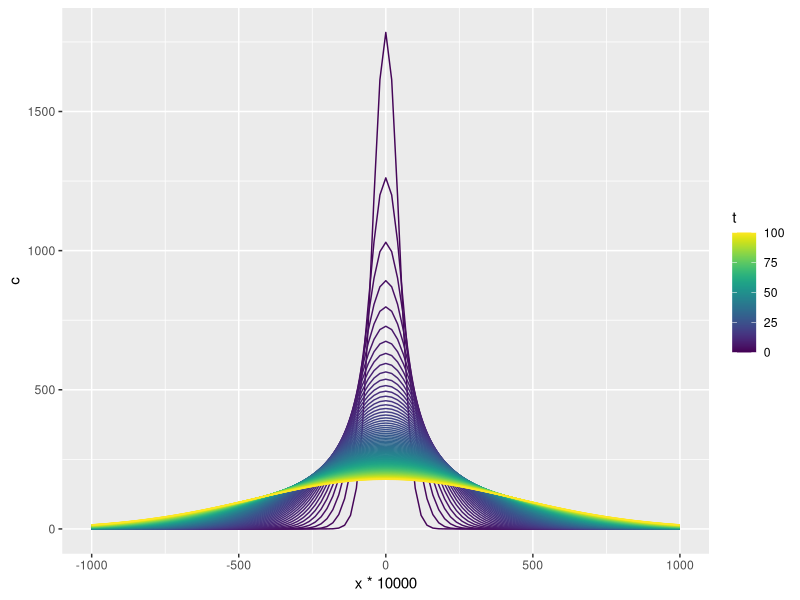
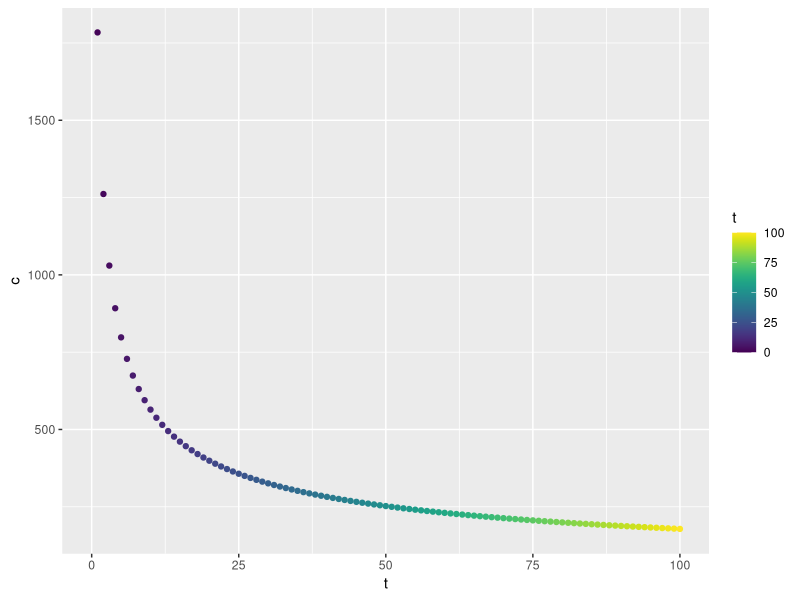
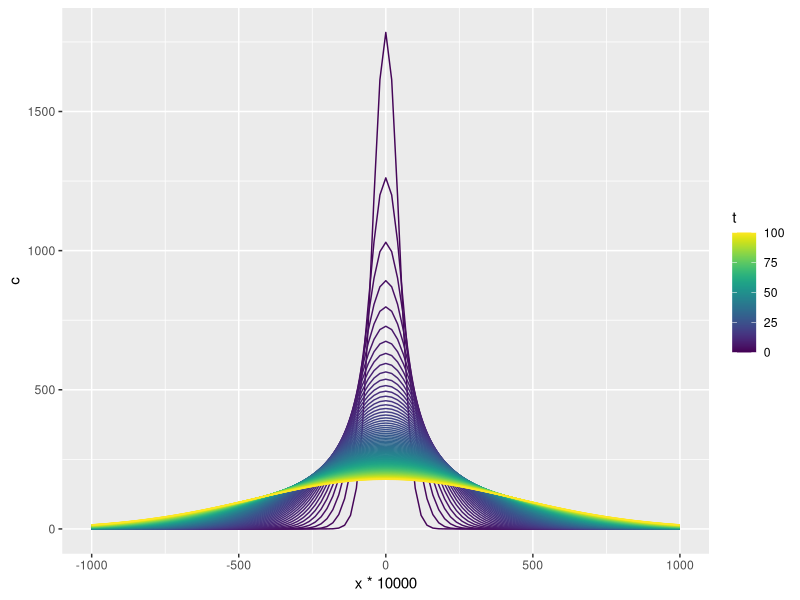
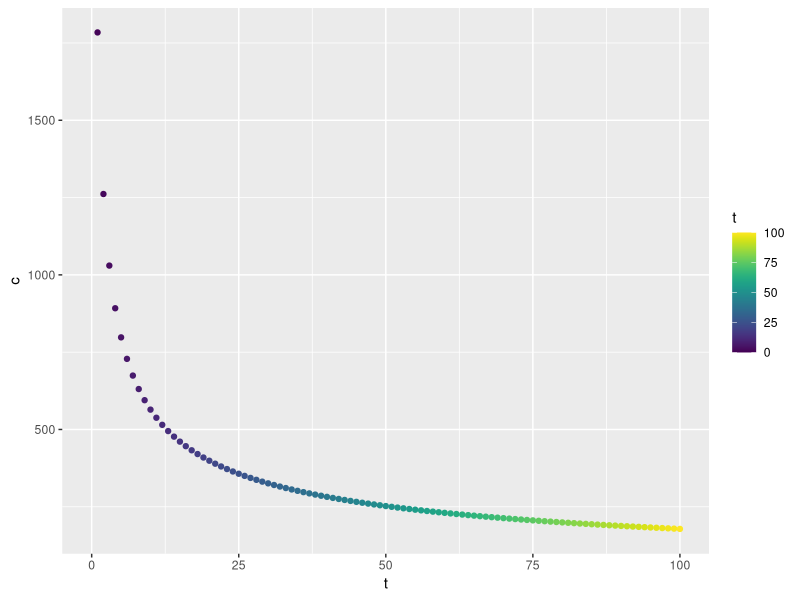
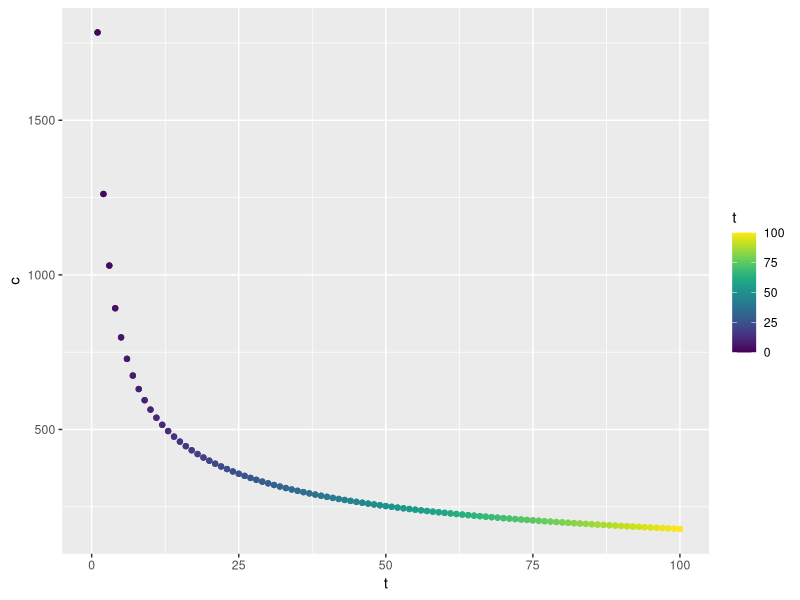
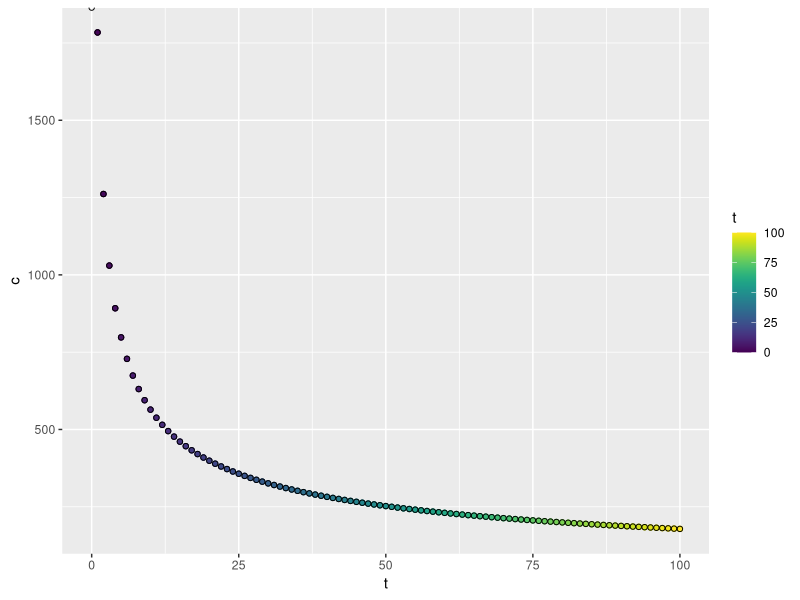
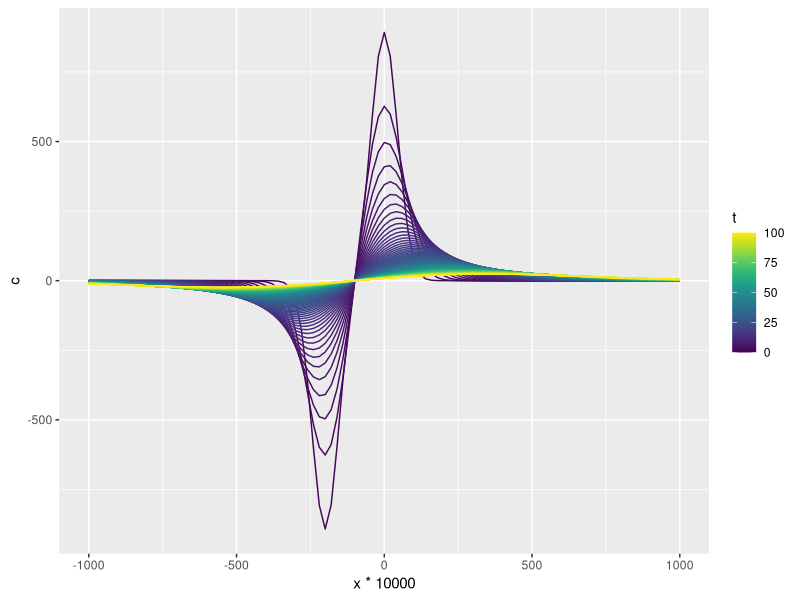
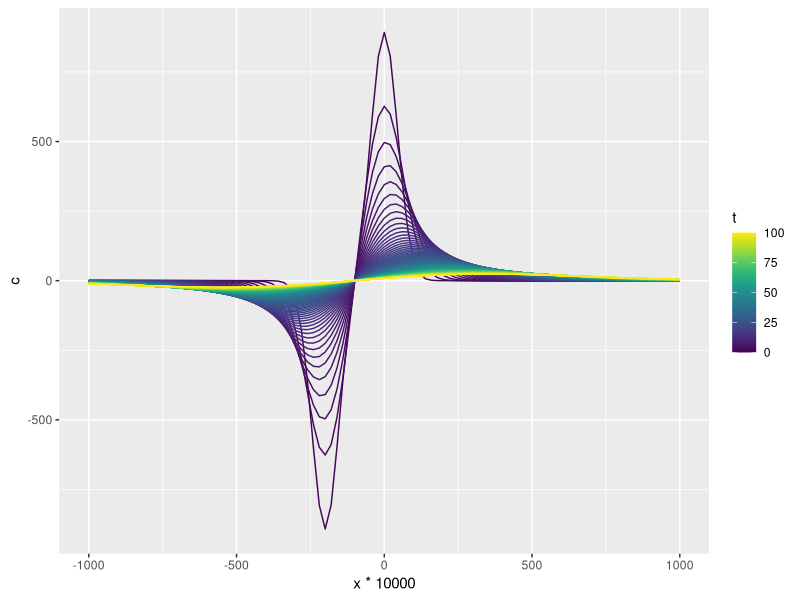

These figures' R source, in order:
## ---- chunk 1
library(tidyverse)
library(viridis)

c_x_t <- function(x,t){
  m_0=1
  A=0.05
  D=10^-5
  
  return( (m_0/(A*sqrt(4*pi*D*t)))*exp(-(x^2)/(4*D*t)) )
}

cmax_t <- function(t){
  m_0=10
  A=1
  D=10^-5
  return(2*m_0/(A*sqrt(4*pi*D*t)))
}
## ---- chunk 2
grid <- expand.grid(
  x = seq(-0.1,0.1,length=101),
  t = seq(0, 100, length = 101)
  )

grid_data <- grid %>% 
  mutate(c=c_x_t(x,t))

ggplot(grid_data,aes(x*10000,c,color=t))+geom_path(aes(group=t))+scale_color_viridis()

ggplot(grid_data %>% filter(x==0),aes(t,c,color=t))+geom_point()+scale_color_viridis()
## ---- chunk 3
c_x_t_noFlux <- function(x,t){
  m_0=10
  A=1
  D=10^-5
  
  return( (m_0/(A*sqrt(4*pi*D*t)))*(exp(-(x^2)/(4*D*t))+exp(-((x)^2)/(4*D*t)) )  )
}

grid_data2 <- grid %>% 
  mutate(c=c_x_t_noFlux(x,t))

ggplot(grid_data2,aes(x*10000,c,color=t))+geom_path(aes(group=t))+scale_color_viridis()

ggplot(grid_data2 %>% filter(x==0),aes(t,c,color=t))+geom_point()+scale_color_viridis()
## ---- chunk 4
ggplot(grid_data %>% filter(x==0),aes(t,c,color=t))+geom_point()+
  geom_point(data=grid_data2 %>% filter(x==0),aes(t,c,color=t))+
  scale_color_viridis()

## ---- chunk 5
max_data <- tibble(t = seq(0, 100, length = 101)) %>% 
  mutate(c=cmax_t(t))

ggplot(grid_data %>% filter(x==0),aes(t,c,color=t))+geom_point()+
  geom_point(data=grid_data2 %>% filter(x==0),aes(t,c,color=t))+
  geom_point(data=max_data,aes(t,c),color='black',shape=21)+
  scale_color_viridis()
## ---- chunk 6
c_x_t_abs <- function(x,t){
  m_0=10
  A=1
  D=10^-5
  L=0.01
  return( (m_0/(A*sqrt(4*pi*D*t)))*(exp(-(x^2)/(4*D*t))-exp(-((x+2*L)^2)/(4*D*t)) )  )
}

grid_data3 <- grid %>% 
  mutate(c=c_x_t_abs(x,t))

ggplot(grid_data3,aes(x*10000,c,color=t))+geom_path(aes(group=t))+scale_color_viridis()
## ---- chunk 7
c_x_t_noFluxabs <- function(x,t){
  m_0=10
  A=1
  D=10^-5
  L=0.01
  return( (m_0/(A*sqrt(4*pi*D*t)))*(exp(-(x^2)/(4*D*t))-exp(-((x+2*L)^2)/(4*D*t))+exp(-((x)^2)/(4*D*t)))  )
}

grid_data4 <- grid %>% 
  mutate(c=c_x_t_noFluxabs(x,t))

ggplot(grid_data3,aes(x*10000,c,color=t))+geom_path(aes(group=t))+scale_color_viridis()

ggplot(grid_data %>% filter(x==0),aes(t,c,color=t))+geom_point()+
  geom_point(data=grid_data2 %>% filter(x==0),aes(t,c,color=t))+
  geom_point(data=grid_data4 %>% filter(x==0),aes(t,c),color='black',shape=21)+
  scale_color_viridis()
## ---- chunk 8
c_x_t_finite <- function(x,t){
  m_0=10
  A=1
  D=10^-5
  L=0.1
  return( (m_0/(A*sqrt(4*pi*D*t)))*(exp(-(x^2)/(4*D*t))+exp(-((x+2*L)^2)/(4*D*t))+exp(-((x)^2)/(4*D*t)))  )
}

grid_data_finite <- grid %>% 
  mutate(c=c_x_t_finite(x,t))

ggplot(grid_data_finite %>% filter(x==0),aes(t,c,color=t))+geom_point()+
  geom_point(data=grid_data4 %>% filter(x==0),aes(t,c),color='black',shape=21)+
  scale_color_viridis()+
  ylim(0,NA)
## ---- chunk 9
c_x_t_noFlux <- function(x,t,D=10^-5){
  m_0=1
  A=1
  D=D
  
  return( (m_0/(A*sqrt(4*pi*D*t)))*(exp(-(x^2)/(4*D*t))+exp(-((x)^2)/(4*D*t)) )  )
}

cmax_t <- function(t,D=10^-5){
  m_0=1
  A=1
  D=D
  return(2*m_0/(A*sqrt(4*pi*D*t)))
}

multi_D <- grid %>% 
  mutate(cfast=c_x_t_noFlux(x,t,D=10^-6)) %>% 
  mutate(cslow=c_x_t_noFlux(x,t,D=10^-7))

ggplot(multi_D %>% filter(x==0),aes(x=t,color=t))+
  geom_point(aes(y=cfast),color='red')+
  geom_point(aes(y=cslow),color='blue')

ggplot(multi_D %>% filter(x==0),aes(x=t^-0.5,color=t))+
  geom_point(aes(y=cfast),color='red')+
  geom_point(aes(y=cslow),color='blue')+
  geom_smooth(aes(y=cfast),method='lm',se=F,color='red',linetype=2)+
  geom_smooth(aes(y=cslow),method='lm',se=F,color='blue',linetype=2)

multi_D_norm <- multi_D %>% 
  filter(x==0 & t>0) %>% 
  mutate(max_fast=max(cfast)) %>% 
  mutate(max_slow=max(cslow)) %>% 
  mutate(fast_norm=cfast/max_fast) %>% 
  mutate(slow_norm=cslow/max_slow)

ggplot(multi_D_norm %>% filter(x==0),aes(x=t^-0.5,color=t))+
  geom_point(aes(y=fast_norm),color='red',size=3)+
  geom_point(aes(y=slow_norm),color='blue')
